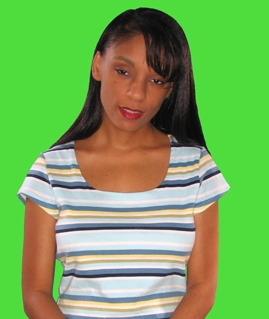
%> input picture p2/chromakey_original.jpg, 269 x 319 px
$ octave untitled4.m   (GNU Octave 9; MATLAB toolbox functions it lacks are replaced by stand-ins)
%> lines starting %> are read from the running program, lines starting %| are printed output that depends on the picture
%The frst step is to create 3D image array of the same size of the scene image array and the same color -
%the "green screen" color - as the background of the object image. This is the "canvas" in our example
%Matlab scripts.

imageRGB=imread('chromakey_original.jpg');
%> imageRGB is the input picture: size 319x269x3 uint8; mean R, G, B 120.3, 170.1, 91.5
background=imread('praga1.jpg');
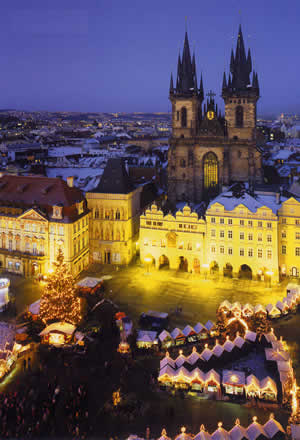
%> input picture p2/praga1.jpg, 300 x 440 px
%> background is the input picture: size 440x300x3 uint8; mean R, G, B 101.7, 85.6, 85.7

initx=0;
inity= 0;
red = 0;
green = 255;
blue = 0;

imHSV = rgb2hsv(imageRGB);
%> imHSV: size 319x269x3 double; mean H, S, V 0.295, 0.507, 0.737
A = 0.5-0.3333;
range = mod(imHSV(:,:,1) + A, 1.0);
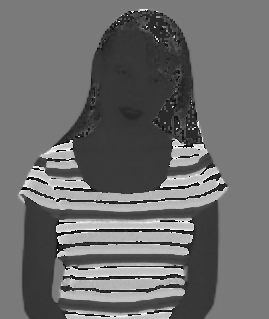
%> range: size 319x269 double; min 3.33e-05, max 0.991, mean 0.427
gr = 1-2*abs(range - 0.5);
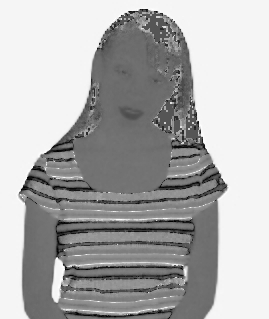
%> gr: size 319x269 double; min 6.67e-05, max 1, mean 0.687
[indexX, indexY] = find(gr < 0.82);
%> indexX = 46007 values from 10 to 319; indexY = 46007 values from 19 to 228

imgChroma = background;
for i=1:length(indexX)
    imgChroma(indexX(i)+initx,indexY(i)+inity,:) = imageRGB(indexX(i),indexY(i),:);
end
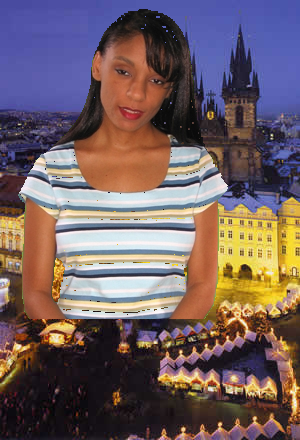
%> imgChroma: size 440x300x3 uint8; mean R, G, B 113.9, 95.7, 97.7
figure, imshow(imgChroma);
